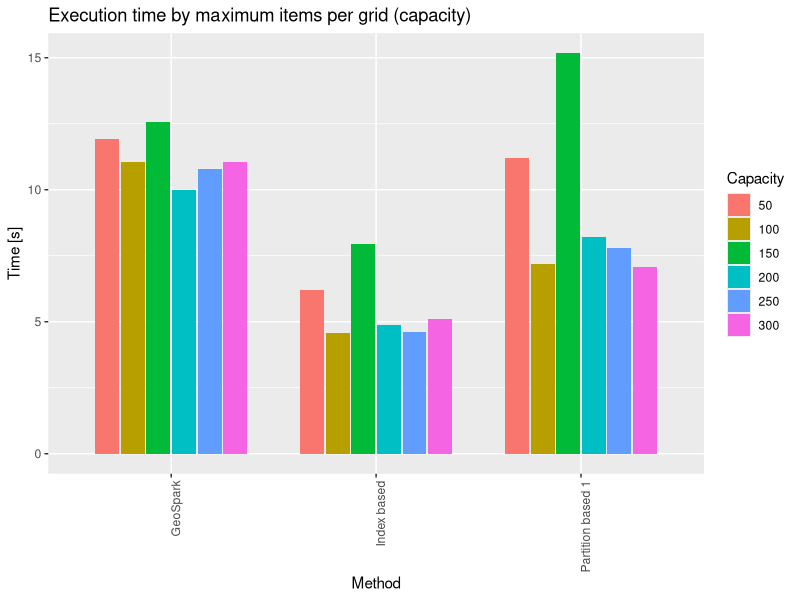
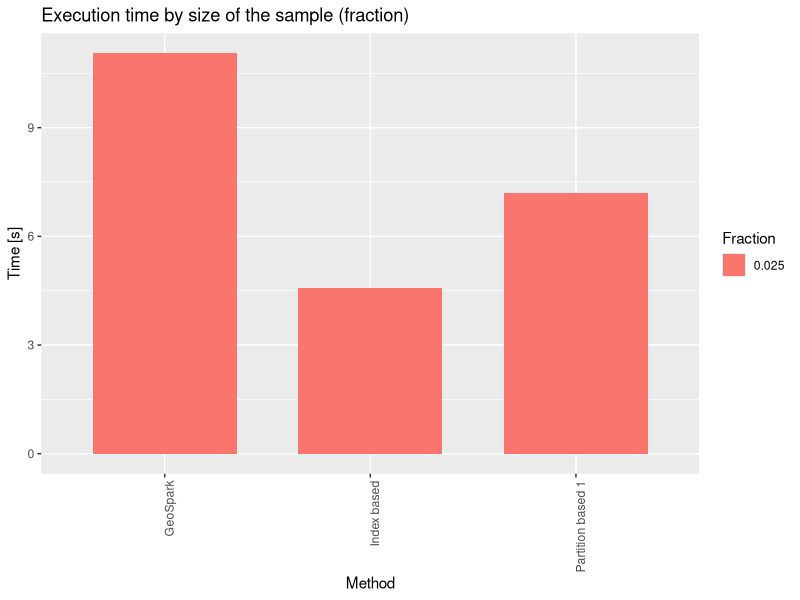
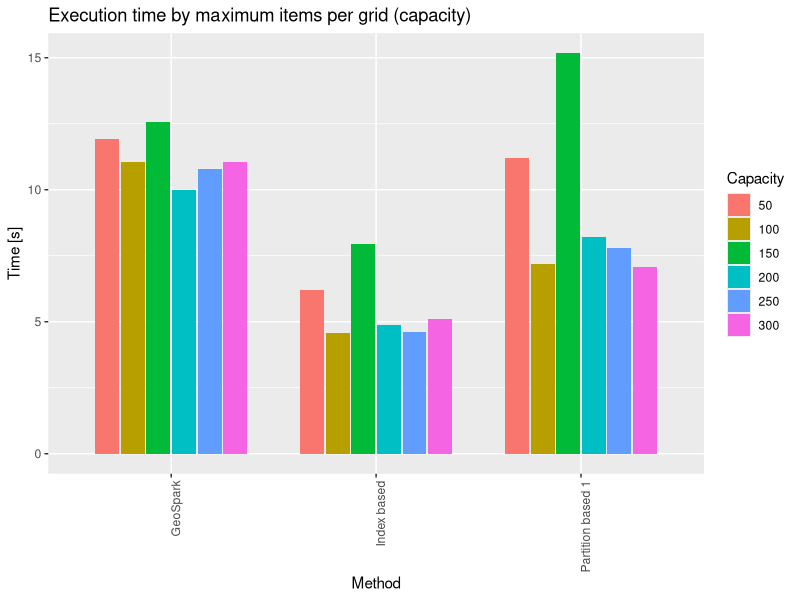
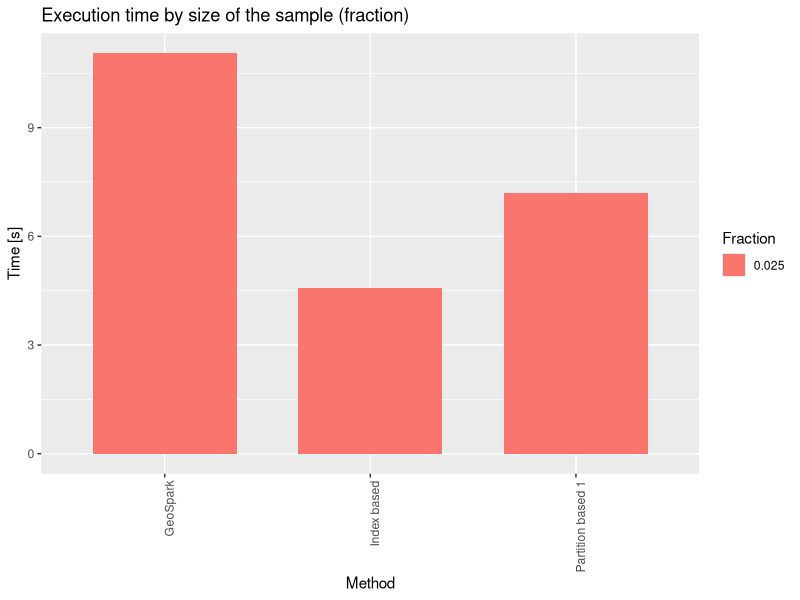

These figures' R source, in order:
require(tidyverse)

log = enframe(readLines("ByIndexer6.txt"))
paramsPattern = "capacity|fraction"
getParams <- function(command){
  params = str_trim(str_split(command, "--")[[1]])
  params = params[grepl(paramsPattern, params)]
  return(paste(params, collapse = " "))
}

spark = log %>% filter(grepl(value, pattern = "SparkSubmit")) %>% 
  separate(value, into = c(NA, "appId", "command"), sep = "\\|")
spark$params = spark$command %>% map(getParams)
spark = spark %>% separate(params, into = c(NA,"Capacity",NA,"Fraction"), sep = " ") %>%
  mutate(appId = as.numeric(appId)) %>%
  select(appId, Capacity, Fraction) 

fieldsGeoTester = c("Timestamp","Tag1","appId", "Tag3","Phase","Tag2","Time")
mf = log %>% filter(grepl(value, pattern = "\\|DJOIN\\|")) %>% 
  filter(grepl(value, pattern = "\\|Time\\|")) %>% 
  separate(value, fieldsGeoTester, sep = "\\|") %>%
  mutate(Time = as.numeric(Time), appId = as.numeric(appId)) %>%
  select(appId, Phase, Time)

data = mf %>% inner_join(spark, by = c("appId")) %>% select(Capacity, Fraction, Phase, Time)

defaultFraction = "0.025"
data1 = data %>% 
  filter(Fraction == defaultFraction) %>% 
  group_by(Phase, Capacity, Fraction) %>% summarise(Time = mean(Time))
data1$Capacity = factor(data1$Capacity, levels = sort(as.numeric(unique(data1$Capacity))))
p = ggplot(data = data1, aes(x = Phase, y = Time, fill = Capacity)) +
  geom_bar(stat="identity", position=position_dodge(width = 0.75), width = 0.7) + 
  theme(axis.text.x = element_text(angle = 90, hjust = 1)) + 
  labs(x="Method", y="Time [s]", title="Execution time by maximum items per grid (capacity)") 
plot(p)
ggsave("ByCapacity.pdf", width = 10, height = 7, device = "pdf")

defaultCapacity = "100"
data2 = data %>% 
  filter(Capacity == "100") %>% 
  group_by(Phase, Fraction) %>% summarise(Time = mean(Time))
p = ggplot(data = data2, aes(x = Phase, y = Time, fill = Fraction)) +
  geom_bar(stat="identity", position=position_dodge(width = 0.75), width = 0.7) + 
  theme(axis.text.x = element_text(angle = 90, hjust = 1)) + 
  labs(x="Method", y="Time [s]", title="Execution time by size of the sample (fraction)") 
plot(p)
ggsave("ByFraction.pdf", width = 10, height = 7, device = "pdf")
